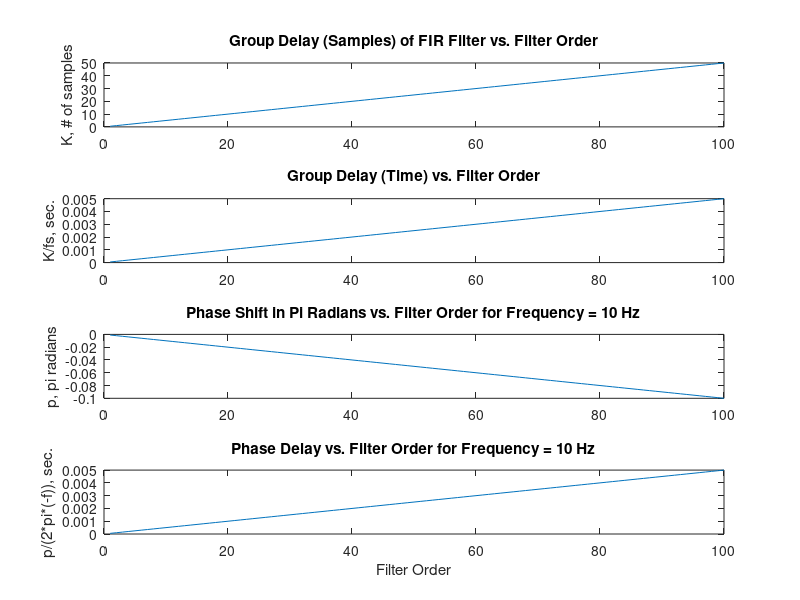
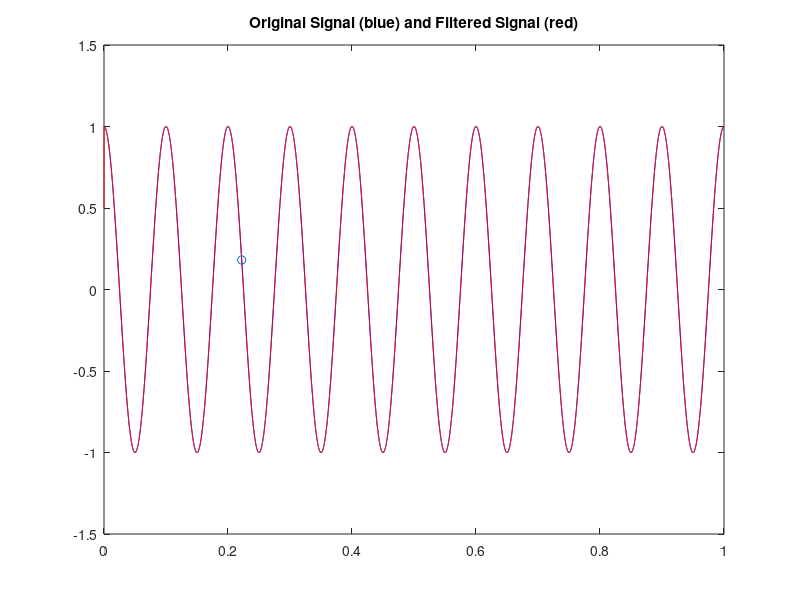

Write MATLAB code to recreate these figures, in order. (Note: this script raises an error after producing the figures.)
% Jeff Arata
% 12/18/17
%
% This script looks at the effects of filter order on the phase, group
% delay/time delay of a signal, using an FIR filter.


% Notes on FIR Filters
% phase shift = -2*pi*K*f/fs (group delay and frequency can change here)
% group delay in samples = K = (N-1)/2 = phase shift * fs / (2*pi*f)
% group delay in time = K/fs = (N-1)/(2*fs)
% phase delay = phase shift / (2*pi*f); Phase divided by angular frequency

close all
clear;
clc;

fs = 10000;      % picking a sampling frequency
f = 10;          % pick a frequency for our signal

%% FIR Filters - using fir1

%% Group Delay vs. Filter Order

% In an FIR filter, the phase shift is usually linear in the form -K*w, 
% where K is the group delay and w is frequency. Since group delay is the
% negative frequency derivative of phase shift, we can find K. But it is 
% the average of the number of delayed samples which is:
% 
%   (0 + 1 + 2 + 3 + ... + (N-1) + N )/N = (N(N-1)/2) / N = (N-1)/2
%
% where N is the number of taps in the filter (1 more than its order)
 

FIR_max_order = 100;        % set maximum filter order
order = 1:FIR_max_order;    % filter orders
N = order + 1;          % # of taps in filter
K = (N-1)/2;            % group delay

figure(1)
subplot(4,1,1)
plot(order,K)
title('Group Delay (Samples) of FIR Filter vs. Filter Order')
ylabel('K, # of samples')


%% Time Delay vs. Filter Order

% Time delay is just the group delay, the average number of samples
% delayed, multiplied by the time in between samples, 1/fs

t_delay = K/fs;

figure(1)
subplot(4,1,2)
plot(order,t_delay)
title('Group Delay (Time) vs. Filter Order')
ylabel('K/fs, sec.')


%% Phase Shift vs. Filter Order

% Phase shift can be found to be p = -2*pi*K*f/fs
% Divide out pi for units of pi radians
% Here f is a singular frequency in Hz, not angular frequency
   
p = -2*pi*K*f/fs;       % 2*pi*f is angular frequency

figure(1)
subplot(4,1,3)
plot(order,p/pi)
title(['Phase Shift in Pi Radians vs. Filter Order for Frequency = ', num2str(f), ' Hz'])
ylabel('p, pi radians')


%% Phase Delay vs. Filter Order

% Phase delay is the phase shift divided by the negative angular frequency
%
% Here, since frequency f is constant, we can plot phase delay over filter
% order. Doing so gives us units of seconds for phase delay and in fact
% becomes 2*pi*time_delay

p_delay = p / (-f*2*pi);    % 2*pi*f is angular frequency

figure(1)
subplot(4,1,4)
plot(order,p_delay)
title(['Phase Delay vs. Filter Order for Frequency = ', num2str(f), ' Hz'])
ylabel('p/(2*pi*(-f)), sec.')
xlabel('Filter Order')


%% Simulation of the effects of filtering a signal

% Here we look at the effects of filtering a signal with a successively
% increasing filter order. We'll plot the original signal and the filtered
% signal on the same plot. We'll choose a lowpass filter with a cutoff
% frequency above those in the signal so that we can see the effects on the
% waveform.

t = 0:1/fs:1-1/fs;      % plot over a 1 second interval
x = cos( 2*pi*f*t );    % our signal

N_data = 2048;      % Number of data points for output 
cutoff = fs/4;      % cutoff is half of maximum frequency fs/2
cutoff_idx = round((cutoff/(fs/2))*N_data+1);

% initialize for seeing how delay and phase changes with filter order for
% certain frequencies
idx_check = round(linspace(1,cutoff_idx,5));
delay_check_matrix = zeros(FIR_max_order,length(idx_check));
phase_check_matrix = zeros(FIR_max_order,length(idx_check));

% Index to plot a point on input and output signal to help visualize delay
point_follow = round(fs/4.5);   

for ii = 1:order(end)
    
    b = fir1(ii, cutoff/(fs/2) );       % Filter coefficients
    y = filter(b,1,x);                  % signal output
    y_time = t + t_delay(ii);           % delayed time vector of output
    figure(2)
    plot(t,x,'b', t,y,'r')              % plot input and output of filter
    axis([0 1 -1.5 1.5])
    title('Original Signal (blue) and Filtered Signal (red)')
    hold on
    plot(t(point_follow), x(point_follow), 'o')     % Plot a point to follow
    if mod(ii,2) == 0                               % Plots the actual point
        y_value = y(point_follow+ii/2);             % if even.
        plot(y_time(point_follow), y_value, 'ro')
    elseif (ii>1)                                   % For odd orders, after
        plot(y_time(point_follow), y_value, 'ro')   % first loop, plot the 
    end                                             % previous even y value
    hold off                                        % for less fluctuation.    
    
    figure(3)
    [H, W] = freq_response(b, 1, N_data, fs);     % W is true frequency, Hz
    subplot(2,1,1)
    title(['Frequency Response FIR Order: ', num2str(ii)])
    
    % Returns group delay in samples and W in Hs
    [D, D_W] = group_delay(b, 1, N_data, fs);
    D = D/fs;   % Group delay in seconds
    % For plotting the delay of a few frequencies vs. filter order
    delay_check_matrix(ii,:) = D(idx_check);

    % Phase of filter
    phase = angle(H);
    phase = unwrap(phase);
    % For plotting the phase shift of a few frequencies vs. filter order
    phase_check_matrix(ii,:) = phase(idx_check);
    
end

fprintf('We see that phase shift increases linearly (in magnitude) with increasing filter order for an FIR filter.\n')

% 4.1) Plot delay of certain frequencies vs filter order
figure(4)
subplot(2,1,1)
plot(delay_check_matrix);
title(['Delay in Seconds vs. FIR1 Order of ', num2str(length(idx_check)), ' Different Frequencies'])
xlabel('Filter Order')
ylabel('Delay in Seconds')
freq_legend = W(idx_check);
legend(num2str(freq_legend', '%5.0f\n'), 'Location', 'NorthWest')
legend BOXOFF

% 4.2) Plot the change in delay of certain frequencies vs filter order
diff_delay_check_matrix = diff(delay_check_matrix);
figure(4)
subplot(2,1,2)
plot(diff_delay_check_matrix);
title(['Diff of Delay in Seconds at ', num2str(length(idx_check)), ' Frequencies vs. FIR1 Order'])
xlabel('Filter Order')
ylabel('Difference of Delay in Seconds')

% Notes on Group Delay:
%
% From these graphs, we see that the difference in delay time of an
% increasing filter order is the same constant value across frequencies in
% the passband. This we would expect due to the linear phase of an FIR.
% There is quite a bit of noise with increasing filter order, but this can
% be attributed to numerical error be observing the y-axis range.


% 5.1) Plot the phase shift vs filter order of certain frequencies
figure(5)
subplot(2,1,1)
plot(phase_check_matrix/pi)     % Divide out pi for units of pi radians
title(['Phase Shift (pi radians) vs. FIR1 Order of ', num2str(length(idx_check)), ' Different Frequencies'])
xlabel('Filter Order')
ylabel('Phase Shift (pi radians)')
freq_legend = W(idx_check);
legend(num2str(freq_legend', '%5.0f\n'), 'Location', 'NorthWest')
legend BOXOFF

% 5.2) Plot the change in phase shift of certain frequencies vs filter order
diff_phase_check_matrix = diff(phase_check_matrix);
figure(5)
subplot(2,1,2)
plot(diff_phase_check_matrix/pi)    % Divide out pi for units of pi radians
title(['Diff of Phase Shift (pi radians) at ', num2str(length(idx_check)), ' Frequencies vs. FIR1 Order'])
xlabel('Filter Order')
ylabel('Difference of Phase Shift (pi radians)')

% Note on Phase Shift:
%
% Observing the difference in phase shift vs increasing filter order, we
% see that this is constant for frequencies in the passband of an FIR
% filter. This makes sense with an FIR's linear phase. In addition, the
% value of the phase shift for frequencies seems to be spread linearly,
% which also makes sense.


% Note on the Cutoff Frequency:
% 
% At the cutoff frequency, we see that increasing the filter order by 1
% always increases the phase shift by pi/4 radians!


%{
Other Notes and Findings:

Waves with only odd harmonics can perfectly cancel themselves out with an
appropriately delayed copy of itself. This delay occurs when filtered by an
order that is an odd multiple of fs/f, where f is the fundamental
frequency, or lowest harmonic.

n = 1, 2, 3, 4, 5, ...
order = (2*n-1)*fs/f
group_delay = K = order/2 = ((2*n-1)/2)*fs/f
time_delay = (order/2)*1/fs = (2*n-1)/(2*f)
%}
